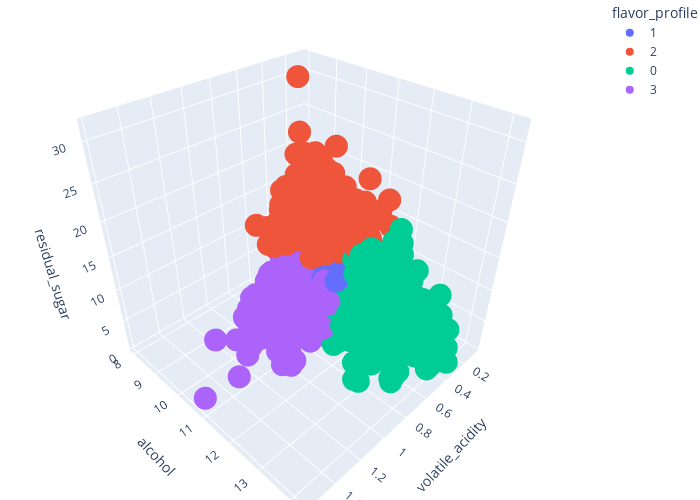

The cell this chart's notebook holds for it:
### Markdown cell above
### Visualizing the clusters

Because chlorides did not introduce much variablity into the 4-dimensional space in which the clustering model was trained, it is still possible to see the clusters in action by plotting the wines in a 3d space using the remaining features.

### Code cell
import plotly.express as px
train['flavor_profile'] = train['flavor_profile'].astype('string')
fig = px.scatter_3d(train, 
                    x = 'volatile_acidity',
                    y = 'alcohol',
                    z = 'residual_sugar',
                    color='flavor_profile',
                    )
fig.update_layout(width=700, height=500)
fig.update_layout(margin={"r":0,"t":0,"l":10,"b":0})
fig.show()

### Figure 1 — Plotly figure (JSON) as saved in the notebook; plotly's stock layout.template omitted (floating-point values rounded to 4 significant figures; data arrays with more than 128 entries replaced by an {"elided": "..."} marker saying what was removed)
{"data": [{"hovertemplate": "flavor_profile=1<br>volatile_acidity=%{x}<br>alcohol=%{y}<br>residual_sugar=%{z}<extra></extra>", "legendgroup": "1", "marker": {"color": "#636efa", "symbol": "circle"}, "mode": "markers", "name": "1", "scene": "scene", "showlegend": true, "type": "scatter3d", "x": {"elided": "1078 float values"}, "y": {"elided": "1078 float values"}, "z": {"elided": "1078 float values"}}, {"hovertemplate": "flavor_profile=2<br>volatile_acidity=%{x}<br>alcohol=%{y}<br>residual_sugar=%{z}<extra></extra>", "legendgroup": "2", "marker": {"color": "#EF553B", "symbol": "circle"}, "mode": "markers", "name": "2", "scene": "scene", "showlegend": true, "type": "scatter3d", "x": {"elided": "703 float values"}, "y": {"elided": "703 float values"}, "z": {"elided": "703 float values"}}, {"hovertemplate": "flavor_profile=0<br>volatile_acidity=%{x}<br>alcohol=%{y}<br>residual_sugar=%{z}<extra></extra>", "legendgroup": "0", "marker": {"color": "#00cc96", "symbol": "circle"}, "mode": "markers", "name": "0", "scene": "scene", "showlegend": true, "type": "scatter3d", "x": {"elided": "862 float values"}, "y": {"elided": "862 float values"}, "z": {"elided": "862 float values"}}, {"hovertemplate": "flavor_profile=3<br>volatile_acidity=%{x}<br>alcohol=%{y}<br>residual_sugar=%{z}<extra></extra>", "legendgroup": "3", "marker": {"color": "#ab63fa", "symbol": "circle"}, "mode": "markers", "name": "3", "scene": "scene", "showlegend": true, "type": "scatter3d", "x": {"elided": "549 float values"}, "y": {"elided": "549 float values"}, "z": {"elided": "549 float values"}}], "layout": {"height": 500, "legend": {"title": {"text": "flavor_profile"}, "tracegroupgap": 0}, "margin": {"b": 0, "l": 10, "r": 0, "t": 0}, "scene": {"domain": {"x": [0, 1], "y": [0, 1]}, "xaxis": {"title": {"text": "volatile_acidity"}}, "yaxis": {"title": {"text": "alcohol"}}, "zaxis": {"title": {"text": "residual_sugar"}}}, "width": 700}}
